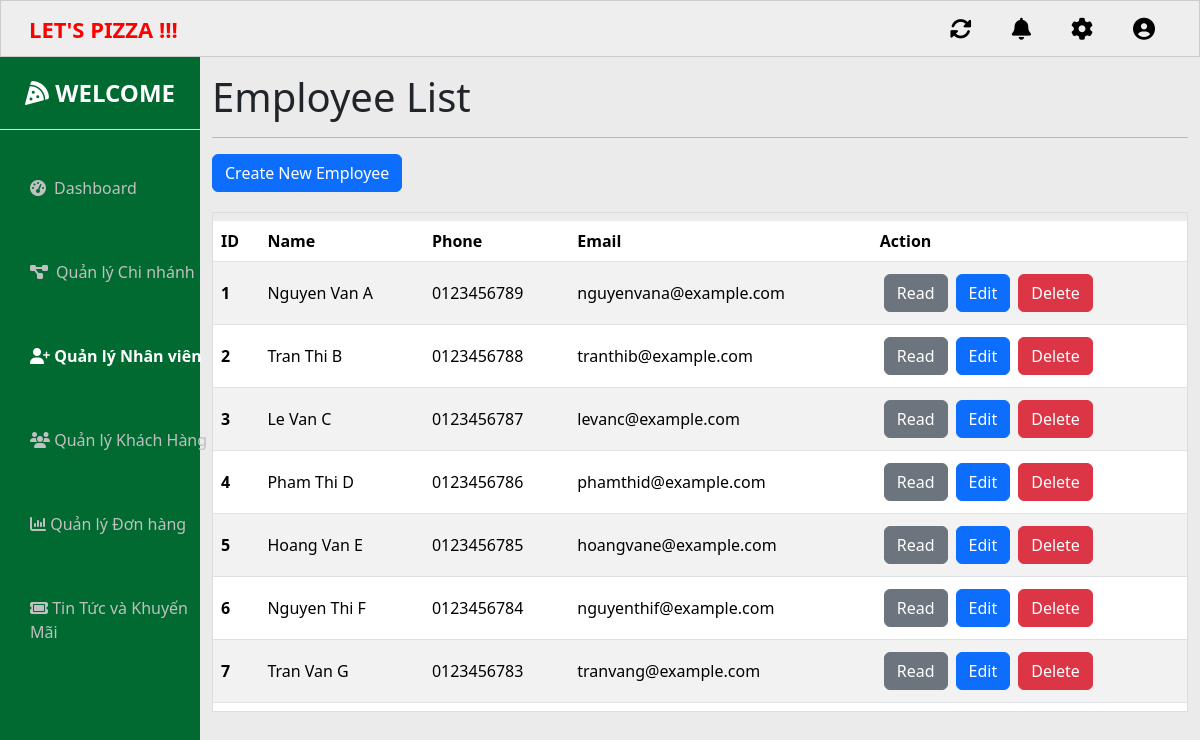
The page /app/views/admin/manage-employee.php on the database its author committed.
### tables this page shows
CREATE TABLE Employee (
    Employee_ID INT AUTO_INCREMENT PRIMARY KEY,
    UserName VARCHAR(255) UNIQUE NOT NULL,
    Password VARCHAR(255) NOT NULL,
    Name VARCHAR(255) NOT NULL,
    Phone_Number VARCHAR(20) NULL,
    DoB DATE NULL,
    Sex ENUM('M', 'F', 'O') NOT NULL,  
    Email VARCHAR(255) UNIQUE NOT NULL,
    Date_of_Lease DATE NULL,
    Salary DECIMAL(10, 2) NULL,  
    Job_Type VARCHAR(255) NULL,
    Branch_ID INT NULL,
    Manager_ID INT NULL,
    FOREIGN KEY (Manager_ID) REFERENCES Employee(Employee_ID)
);

### app/views/admin/manage-employee.php (the view, shortened to what this page needs)
<!DOCTYPE html>
<html lang="en">
<head>
    <link href="https://cdn.jsdelivr.net/npm/bootstrap@5.3.2/dist/css/bootstrap.min.css" rel="stylesheet">
    <link href="https://cdnjs.cloudflare.com/ajax/libs/font-awesome/6.4.0/css/all.min.css" rel="stylesheet">
    <link rel="stylesheet" href="Public/admin.css">
    <link rel="stylesheet" href="Public/header.css">
    <link rel="stylesheet" href="Public/sidebar.css">
</head>
<body>
    <div class="container-fluid">
        <div class="row">
            <?php include_once 'Components/header.php'; ?>
            <?php include_once 'Components/sidebar.php'; ?>
            <div class="content col-md-10 p-0">
                <div class="container">
                    <h1 class="mt-3">Employee List</h1>
                    <hr>
                    <button class="btn btn-primary" data-bs-toggle="modal" data-bs-target="#addCustomerModal">Create New
                        Employee</button>
                    <div class="scrollable-table">
                        <table class="table table-striped mt-2">
                            <thead>
                                <tr>
                                    <th scope="col">ID</th>
                                    <th scope="col">Name</th>
                                    <th scope="col">Phone</th>
                                    <th scope="col">Email</th>
                                    <th scope="col">Action</th>
                                </tr>
                            </thead>
                            <tbody>
                                <?php
                                $conn = OpenCon();
                                $query = "SELECT * FROM `employee`;";
                                $result = $conn->query($query);
                                if ($result->num_rows > 0) {
                                    while ($row = $result->fetch_assoc()) {
                                        echo "<tr class='justify-content-center'>
                                            <th class='align-middle' scope='row'>" . $row['Employee_ID'] . "</th>
                                            <td class='align-middle'>" . $row['Name'] . "</td>
                                            <td class='align-middle'>" . $row['Phone_Number'] . "</td>
                                            <td class='align-middle'>" . $row['Email'] . "</td>
                                            <td class='align-middle'>
                                                <div class='d-inline-flex'>
                                                    <button class='btn btn-secondary m-1'>Read</button>
                                                    <button type='button' class='btn-edit btn btn-primary m-1'
                                                        data-bs-id='" . $row['Employee_ID'] . "'
                                                        data-bs-name='" . $row['Name'] . "'
                                                        data-bs-phone='" . $row['Phone_Number'] . "'
                                                        data-bs-email='" . $row['Email'] . "'>Edit</button>
                                                    <button type='button' class='btn-delete btn btn-danger m-1'
                                                        data-bs-toggle='modal'>Delete</button>
                                                </div>
                                            </td>
                                          </tr>";
                                    }
                                } else {
                                    echo "<tr><td colspan='5'>No employee found</td></tr>";
                                }
                                ?>
                            </tbody>
                        </table>
                    </div>
                </div>
            </div>
        </div>
    </div>
</body>
</html>

### app/views/admin/Public/admin.css (style rules this page uses)
* { margin: 0; padding: 0; box-sizing: border-box; }
body { line-height: 1; }
.content { background-color: rgba(204, 204, 204, 0.4); }
.container .scrollable-table { display: block; max-height: 500px; overflow-y: auto; -ms-overflow-style: -ms-autohiding-scrollbar; border: 1px solid #ddd; margin-top: 20px; }
.container .scrollable-table tr th { padding: 12px 8px; }

### rows shown on the page
employee: Employee_ID "1", Name "Nguyen Van A", Phone_Number "0123456789", Email "nguyenvana@example.com"
employee: Employee_ID "2", Name "Tran Thi B", Phone_Number "0123456788", Email "tranthib@example.com"
employee: Employee_ID "3", Name "Le Van C", Phone_Number "0123456787", Email "levanc@example.com"
employee: Employee_ID "4", Name "Pham Thi D", Phone_Number "0123456786", Email "phamthid@example.com"
employee: Employee_ID "5", Name "Hoang Van E", Phone_Number "0123456785", Email "hoangvane@example.com"
employee: Employee_ID "6", Name "Nguyen Thi F", Phone_Number "0123456784", Email "nguyenthif@example.com"
employee: Employee_ID "7", Name "Tran Van G", Phone_Number "0123456783", Email "tranvang@example.com"
